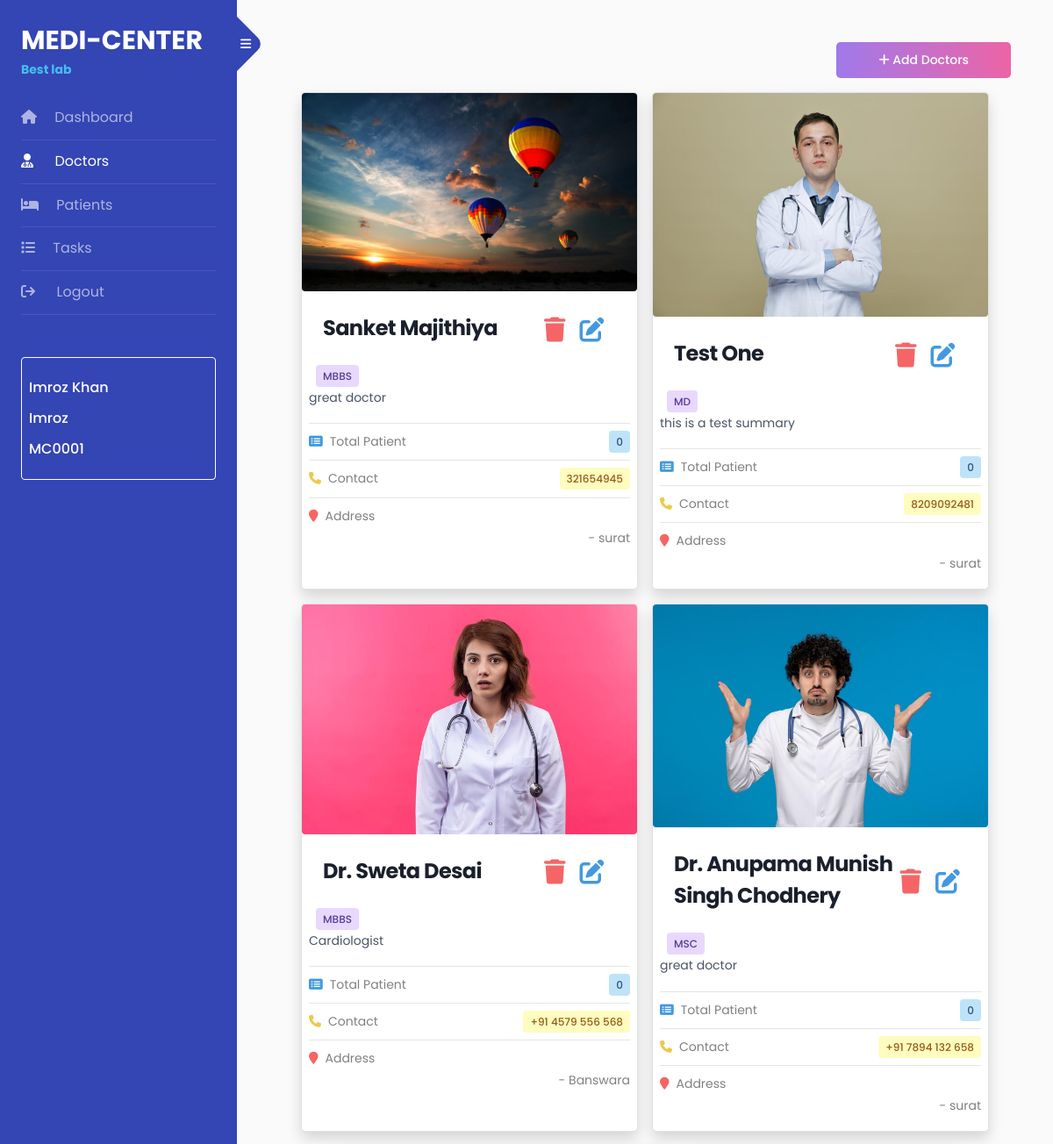
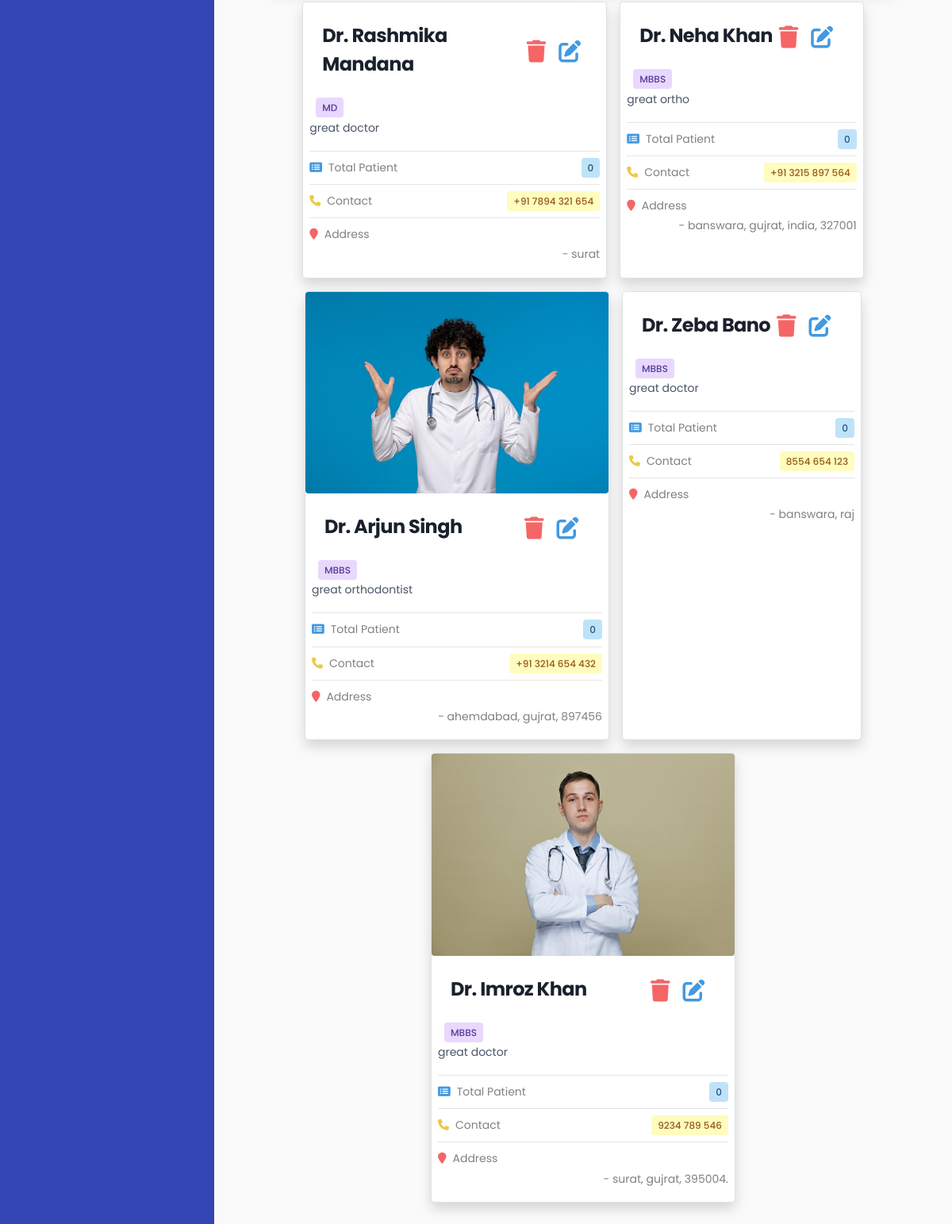
Page /dashboard/doctors_view/ (signed in) on the earlier database version (2 pictures, top to bottom).
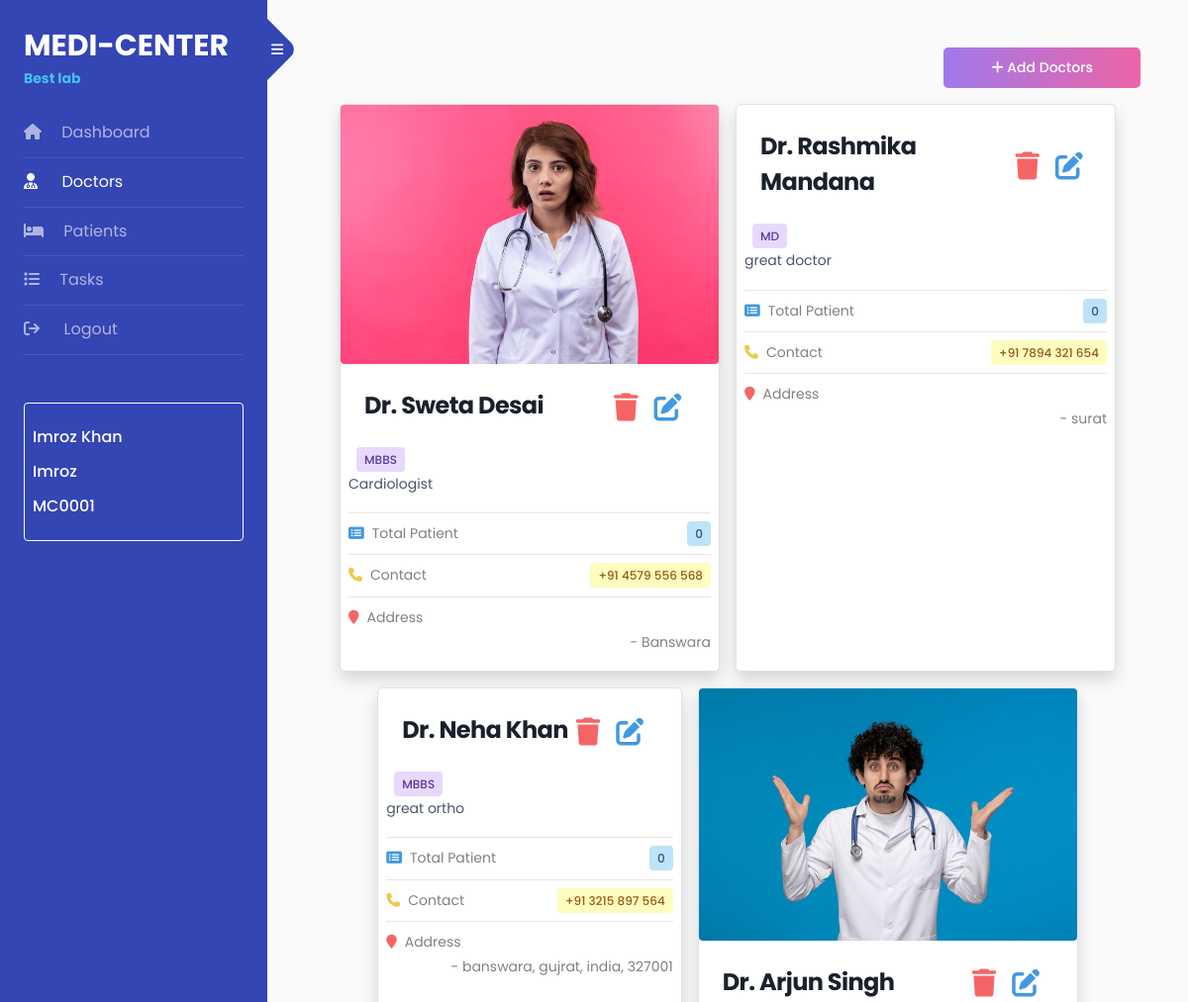
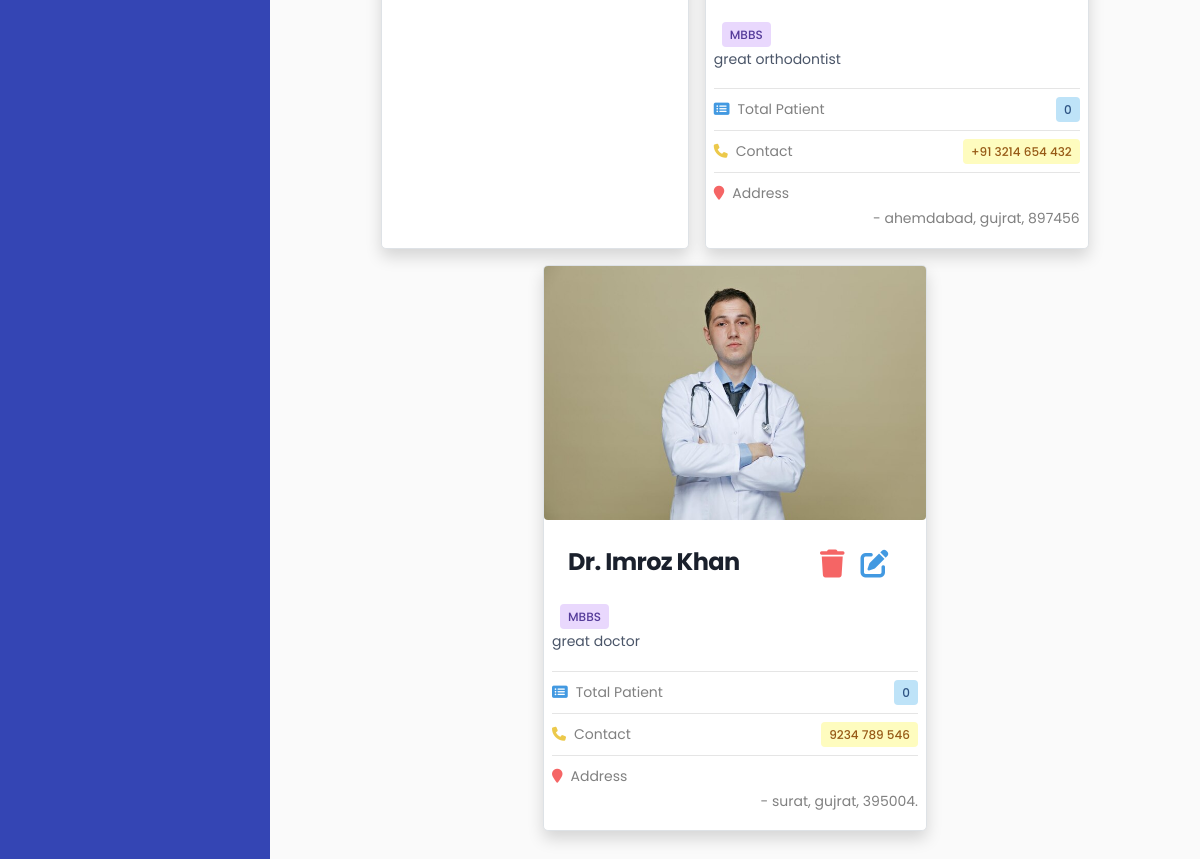
Same page on the later database version (2 pictures, top to bottom).
### master/models.py (models this page shows, shortened)
class BaseClass(models.Model):
    created_at = models.DateTimeField(auto_now_add=True)
    updated_at = models.DateTimeField(auto_now=True)
    class Meta:
        abstract = True

class doctor(BaseClass):
    DIR_NAME = 'doctors-profile'
    FILENAME_WORD = 'dp'
    profile = models.ImageField(upload_to=custom_filename, default=r'default_images\doctor-profile.png',null=True)
    name = models.CharField(max_length= 255)
    degree = models.CharField(max_length=50)
    contact = models.CharField(max_length=255)
    total_patient = models.IntegerField(default=0)
    summary = models.TextField()
    address = models.TextField()

### staff/views.py (the view)
    def wrapper(request, *args, **kwargs):
        if 'staff_id' in request.session:
            return view_func(request, *args, **kwargs)
        else:
            return redirect('login_view')

### master/views.py (called while the page is built)
def get_doctor_details(doctor_id=None):
    if doctor_id is None:
        get_doctor = doctor.objects.all().order_by('-id')
    else:
        get_doctor = doctor.objects.get(id=doctor_id)
    return get_doctor

@staff_authenticated
def doctors_view(request):
    context = {
        'doctors':get_doctor_details()
    }
    return render(request, 'doctors.html', context)

### staff/views.py (called while the page is built)
def staff_authenticated(view_func):
    def wrapper(request, *args, **kwargs):
        if 'staff_id' in request.session:
            return view_func(request, *args, **kwargs)
        else:
            return redirect('login_view')
    return wrapper

### master/templates/doctors.html (shortened to what this page needs)
{% extends 'base.html' %}
{% block body %}
<div class="w-full flex justify-end">
    <a href="{% url 'add_doctors_view' %}"  class="text-white bg-gradient-to-r from-purple-500 to-pink-500 hover:bg-gradient-to-l focus:ring-4 focus:outline-none focus:ring-purple-200 dark:focus:ring-purple-800 font-medium rounded-lg text-sm px-5 py-2 text-center me-2 mb-2 ml-auto" >
        <i class="fa fa-plus" aria-hidden="true"></i> Add Doctors
    </a>
</div>
<div class="lg:flex flex-wrap justify-center">
    {% for doctor in doctors %}
    <div class="lg:w-1.5/3 m-2">
        <div style="height: 100%;" class="max-w-sm bg-white border border-gray-200 rounded-lg shadow dark:bg-gray-800 dark:border-gray-700">
            <a href="#">
                <img class="rounded"
                    src="{{ doctor.profile.url }}"
                    alt="" />
            </a>
            <div class="p-2">
            <div class="p-3">
                <a href="#" class="flex items-center">
                    <div class="flex items-center">
                        <h5 class="mb-2 text-2xl font-bold tracking-tight text-gray-900 dark:text-white">{{doctor.name|title}}</h5>
                    </div>
                    <div style="width: 90px; display: flex; align-items: center;">
                    <a href="{% url 'delete_doctors_view' doctor_id=doctor.id %}" class="text-red-500">
                        <i class="fa fa-trash mx-2 fa-2x" aria-hidden="true"></i>
                    </a>
                    <a href="{% url 'edit_doctors_view' doctor_id=doctor.id %}" class="text-blue-500">
                        <i class="fa fa-pencil-square-o mx-2 fa-2x" aria-hidden="true"></i>
                    </a>
                </div>
                </a>
            </div>
            <span class="bg-purple-200 text-purple-800 text-xs font-medium mx-2 me-2 px-2 py-1 rounded dark:bg-purple-900 dark:text-purple-300">{{doctor.degree|upper}}</span>
                <p class="mb-3 font-normal text-gray-700 dark:text-gray-400 ">{{doctor.summary}}</p>
                <hr class="my-2">
                <div class="my-2 flex justify-between">
                    <div class="inline-flex items-center space-x-2">
                        <div>
                            <i class="fa fa-list-alt text-blue-500" aria-hidden="true"></i>
                        </div>
                        <div class="text-slate-500">Total Patient</div>
                    </div>
                    <div>
                        <span class="bg-blue-200 text-blue-800 text-xs font-medium me-2 px-2 py-1 rounded dark:bg-blue-900 dark:text-blue-300">{{doctor.total_patient}}</span>
                    </div>
                </div>
                <hr class="my-2">
                <div class="my-2 flex justify-between">
                    <div class="inline-flex items-center space-x-2">
                        <div>
                            <i class="fa fa-phone text-yellow-500" aria-hidden="true"></i>
                        </div>
                        <div class="text-slate-500">Contact</div>
                    </div>
                    <div>
                        <span class="bg-yellow-200 text-yellow-800 text-xs font-medium me-2 px-2 py-1 rounded dark:bg-yellow-900 dark:text-yellow-300">{{doctor.contact}}</span>
                    </div>
                </div>
                <hr class="my-2">
                <div class="my-2">
                    <div class="inline-flex items-center space-x-2">
                        <div>
                            <i class="fa fa-map-marker text-red-500" aria-hidden="true"></i>
                        </div>
                        <div class="text-slate-500">Address</div>
                    </div>
                    <div class="text-right">
                        <span >- {{doctor.address}}</span>
                    </div>
                </div>
            </div>
        </div>
    </div>
    {% endfor %}
</div>
{% endblock %}

### master/templates/base.html (shortened to what this page needs)
{% load static %}
<!doctype html>
<html lang="en">
<head>
    <link rel="stylesheet" href="https://stackpath.bootstrapcdn.com/font-awesome/4.7.0/css/font-awesome.min.css">
    <link rel="stylesheet" href="https://cdnjs.cloudflare.com/ajax/libs/font-awesome/4.7.0/css/font-awesome.min.css">
    <link rel="stylesheet" href="{% static 'css/style.css' %}">
    <link href="https://unpkg.com/tailwindcss@^1.0/dist/tailwind.min.css" rel="stylesheet">
    <link rel="stylesheet" href="https://cdnjs.cloudflare.com/ajax/libs/font-awesome/5.15.1/css/all.min.css">
    <link rel="stylesheet" href="https://cdnjs.cloudflare.com/ajax/libs/font-awesome/6.5.1/css/all.min.css">
</head>
<body>
    <div class="wrapper d-flex align-items-stretch">
        <nav id="sidebar">
            <div class="custom-menu">
                <button type="button" id="sidebarCollapse" class="btn btn-primary">
                    <i class="fa fa-bars"></i>
                </button>
            </div>
            <div class="p-4">
                <h1><a href="#" class="logo">MEDI-CENTER <span>Best lab</span></a></h1>
                <ul class="list-unstyled components mb-5">
                    <li class="active">
                        <a href="{% url 'dashboard_view' %}"><i class="fa fa-home mr-3" aria-hidden="true"></i>
                            Dashboard</a>
                    </li>
                    <li>
                        <a href="{% url 'doctors_view' %}"><i class="fa fa-user-md mr-3" aria-hidden="true"></i>
                            &nbsp;Doctors</a>
                    </li>
                    <li>
                        <a href="{% url 'patients_view' %}"><i class="fa fa-bed mr-3" aria-hidden="true"></i>
                            Patients</a>
                    </li>
                    <li>
                        <a href="{% url 'tasks_view' %}"><i class="fa fa-list mr-3" aria-hidden="true"></i> Tasks</a>
                    </li>
                    <li>
                        <a href="{% url 'logout' %}"><i class="fa fa-sign-out mr-3" aria-hidden="true"></i>
                            &nbsp;Logout</a>
                    </li>
                </ul>
                <div class="mb-5 border border-white rounded p-2">
                    <h3 class="h6  mb-3 mt-3 mr-3">{{request.session.first_name|title}} {{request.session.last_name|title}}</h3>
                    <h3 class="h6 mb-3">{{request.session.role|title}}</h3>
                    <h3 class="h6 mb-3">{{request.session.staff_id}}</h3>
                </div>
            </div>
        </nav>
        <div id="content" class="p-4 p-md-5 pt-5">
            {% block body %}
            {% endblock %}
        </div>
    </div>
</body>
</html>

### master/templates/doctors.html (style rules this page uses)
.p-3 { display: flex; width: auto; justify-content: space-between; }

Differences in the rows shown:
removed doctor: profile (picture), name "Sanket Majithiya", degree "MBBS", summary "great doctor", total_patient "0", contact "321654945", address "surat"
removed doctor: profile (picture), name "Test One", degree "MD", summary "this is a test summary", total_patient "0", contact "8209092481", address "surat"
removed doctor: profile (picture), name "Dr. Anupama Munish Singh Chodhery", degree "MSC", summary "great doctor", total_patient "0", contact "+91 7894 132 658", address "surat"
removed doctor: name "Dr. Zeba Bano", degree "MBBS", summary "great doctor", total_patient "0", contact "8554 654 123", address "banswara, raj"
